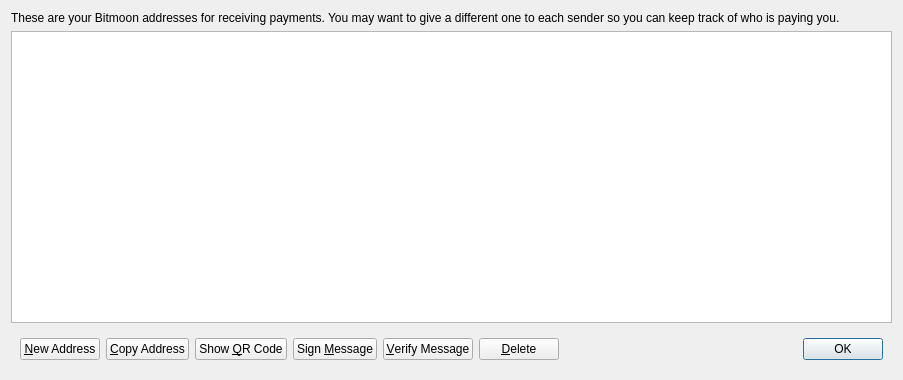
<?xml version="1.0" encoding="UTF-8"?>
<ui version="4.0">
 <class>AddressBookPage</class>
 <widget class="QWidget" name="AddressBookPage">
  <property name="geometry">
   <rect>
    <x>0</x>
    <y>0</y>
    <width>903</width>
    <height>380</height>
   </rect>
  </property>
  <property name="windowTitle">
   <string>Address Book</string>
  </property>
  <layout class="QVBoxLayout" name="verticalLayout">
   <item>
    <widget class="QLabel" name="labelExplanation">
     <property name="text">
      <string>These are your Bitmoon addresses for receiving payments. You may want to give a different one to each sender so you can keep track of who is paying you.</string>
     </property>
     <property name="textFormat">
      <enum>Qt::PlainText</enum>
     </property>
     <property name="wordWrap">
      <bool>true</bool>
     </property>
    </widget>
   </item>
   <item>
    <widget class="QTableView" name="tableView">
     <property name="contextMenuPolicy">
      <enum>Qt::CustomContextMenu</enum>
     </property>
     <property name="toolTip">
      <string>Double-click to edit address or label</string>
     </property>
     <property name="tabKeyNavigation">
      <bool>false</bool>
     </property>
     <property name="alternatingRowColors">
      <bool>true</bool>
     </property>
     <property name="selectionMode">
      <enum>QAbstractItemView::SingleSelection</enum>
     </property>
     <property name="selectionBehavior">
      <enum>QAbstractItemView::SelectRows</enum>
     </property>
     <property name="sortingEnabled">
      <bool>true</bool>
     </property>
     <attribute name="verticalHeaderVisible">
      <bool>false</bool>
     </attribute>
    </widget>
   </item>
   <item>
    <widget class="QWidget" name="buttonBar" native="true">
     <layout class="QHBoxLayout" name="horizontalLayout">
      <item>
       <widget class="QPushButton" name="newAddressButton">
        <property name="toolTip">
         <string>Create a new address</string>
        </property>
        <property name="text">
         <string>&amp;New Address</string>
        </property>
       </widget>
      </item>
      <item>
       <widget class="QPushButton" name="copyToClipboard">
        <property name="toolTip">
         <string>Copy the currently selected address to the system clipboard</string>
        </property>
        <property name="text">
         <string>&amp;Copy Address</string>
        </property>
       </widget>
      </item>
      <item>
       <widget class="QPushButton" name="showQRCode">
        <property name="text">
         <string>Show &amp;QR Code</string>
        </property>
       </widget>
      </item>
      <item>
       <widget class="QPushButton" name="signMessage">
        <property name="toolTip">
         <string>Sign a message to prove you own a Bitmoon address</string>
        </property>
        <property name="text">
         <string>Sign &amp;Message</string>
        </property>
       </widget>
      </item>
      <item>
       <widget class="QPushButton" name="verifyMessage">
        <property name="toolTip">
         <string>Verify a message to ensure it was signed with a specified Bitmoon address</string>
        </property>
        <property name="text">
         <string>&amp;Verify Message</string>
        </property>
       </widget>
      </item>
      <item>
       <widget class="QPushButton" name="deleteButton">
        <property name="toolTip">
         <string>Delete the currently selected address from the list</string>
        </property>
        <property name="text">
         <string>&amp;Delete</string>
        </property>
       </widget>
      </item>
      <item>
       <spacer name="horizontalSpacer">
        <property name="orientation">
         <enum>Qt::Horizontal</enum>
        </property>
        <property name="sizeHint" stdset="0">
         <size>
          <width>40</width>
          <height>20</height>
         </size>
        </property>
       </spacer>
      </item>
      <item>
       <widget class="QDialogButtonBox" name="buttonBox">
        <property name="sizePolicy">
         <sizepolicy hsizetype="Maximum" vsizetype="Fixed">
          <horstretch>0</horstretch>
          <verstretch>0</verstretch>
         </sizepolicy>
        </property>
        <property name="standardButtons">
         <set>QDialogButtonBox::Ok</set>
        </property>
       </widget>
      </item>
     </layout>
    </widget>
   </item>
  </layout>
 </widget>
 <resources/>
 <connections/>
</ui>
